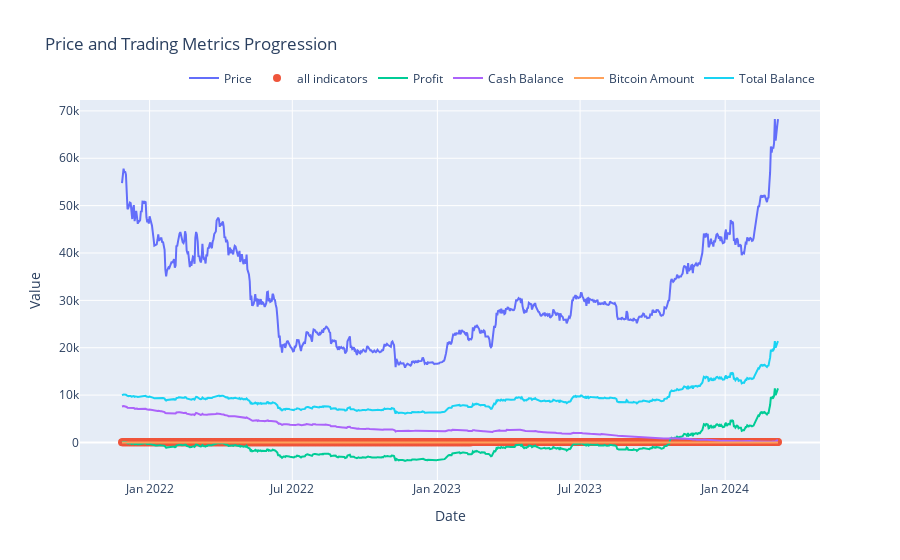

Notebook source saved alongside this figure:
### Markdown cell above
### Plot

### Code cell
plot("all indicators", prices, indicator_values, profits, cash, bitcoin, total, Dates[start_idx:])

### Figure 1 — Plotly figure (JSON) as saved in the notebook; plotly's stock layout.template omitted (floating-point values rounded to 4 significant figures; data arrays with more than 128 entries replaced by an {"elided": "..."} marker saying what was removed)
{"data": [{"mode": "lines", "name": "Price", "type": "scatter", "x": {"elided": "833 str values"}, "y": {"elided": "833 float values"}}, {"marker": {"size": 8}, "mode": "markers", "name": "all indicators", "type": "scatter", "x": {"elided": "833 str values"}, "y": {"elided": "833 float values"}}, {"mode": "lines", "name": "Profit", "type": "scatter", "x": {"elided": "833 str values"}, "y": {"elided": "833 float values"}}, {"mode": "lines", "name": "Cash Balance", "type": "scatter", "x": {"elided": "833 str values"}, "y": {"elided": "833 float values"}}, {"mode": "lines", "name": "Bitcoin Amount", "type": "scatter", "x": {"elided": "833 str values"}, "y": {"elided": "833 float values"}}, {"mode": "lines", "name": "Total Balance", "type": "scatter", "x": {"elided": "833 str values"}, "y": {"elided": "833 float values"}}], "layout": {"hovermode": "x unified", "legend": {"orientation": "h", "x": 1, "xanchor": "right", "y": 1.02, "yanchor": "bottom"}, "title": {"text": "Price and Trading Metrics Progression"}, "xaxis": {"title": {"text": "Date"}}, "yaxis": {"title": {"text": "Value"}}}}
